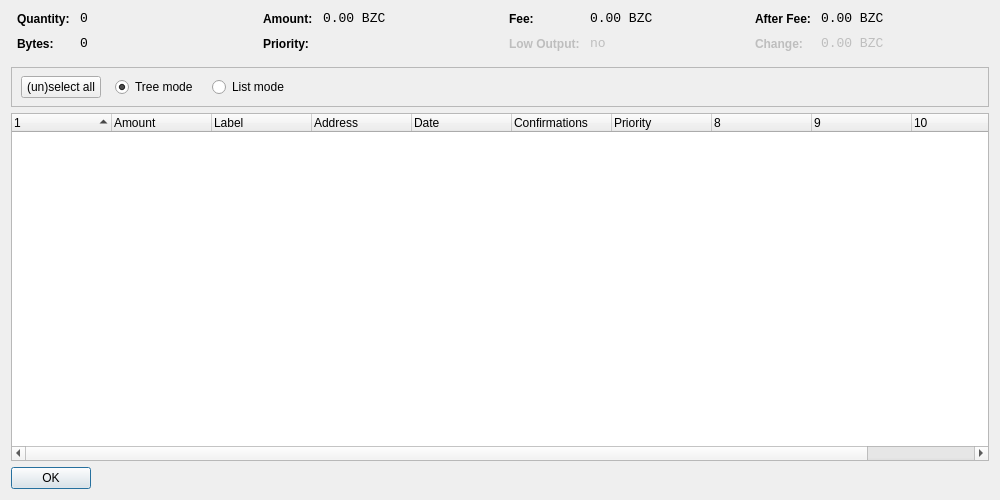
<?xml version="1.0" encoding="UTF-8"?>
<ui version="4.0">
 <class>CoinControlDialog</class>
 <widget class="QDialog" name="CoinControlDialog">
  <property name="geometry">
   <rect>
    <x>0</x>
    <y>0</y>
    <width>1000</width>
    <height>500</height>
   </rect>
  </property>
  <property name="windowTitle">
   <string>Coin Control</string>
  </property>
  <layout class="QVBoxLayout" name="verticalLayout">
   <item>
    <layout class="QHBoxLayout" name="horizontalLayoutTop" stretch="0,0,0,0">
     <property name="topMargin">
      <number>0</number>
     </property>
     <property name="bottomMargin">
      <number>10</number>
     </property>
     <item>
      <layout class="QFormLayout" name="formLayoutCoinControl1">
       <property name="horizontalSpacing">
        <number>10</number>
       </property>
       <property name="verticalSpacing">
        <number>10</number>
       </property>
       <property name="leftMargin">
        <number>6</number>
       </property>
       <property name="rightMargin">
        <number>6</number>
       </property>
       <item row="0" column="0">
        <widget class="QLabel" name="labelCoinControlQuantityText">
         <property name="styleSheet">
          <string notr="true">font-weight:bold;</string>
         </property>
         <property name="text">
          <string>Quantity:</string>
         </property>
        </widget>
       </item>
       <item row="0" column="1">
        <widget class="QLabel" name="labelCoinControlQuantity">
         <property name="font">
          <font>
           <family>Monospace</family>
           <pointsize>10</pointsize>
          </font>
         </property>
         <property name="cursor">
          <cursorShape>IBeamCursor</cursorShape>
         </property>
         <property name="contextMenuPolicy">
          <enum>Qt::ActionsContextMenu</enum>
         </property>
         <property name="text">
          <string>0</string>
         </property>
         <property name="textInteractionFlags">
          <set>Qt::LinksAccessibleByMouse|Qt::TextSelectableByKeyboard|Qt::TextSelectableByMouse</set>
         </property>
        </widget>
       </item>
       <item row="1" column="0">
        <widget class="QLabel" name="labelCoinControlBytesText">
         <property name="styleSheet">
          <string notr="true">font-weight:bold;</string>
         </property>
         <property name="text">
          <string>Bytes:</string>
         </property>
        </widget>
       </item>
       <item row="1" column="1">
        <widget class="QLabel" name="labelCoinControlBytes">
         <property name="font">
          <font>
           <family>Monospace</family>
           <pointsize>10</pointsize>
          </font>
         </property>
         <property name="cursor">
          <cursorShape>IBeamCursor</cursorShape>
         </property>
         <property name="contextMenuPolicy">
          <enum>Qt::ActionsContextMenu</enum>
         </property>
         <property name="text">
          <string>0</string>
         </property>
         <property name="textInteractionFlags">
          <set>Qt::LinksAccessibleByMouse|Qt::TextSelectableByKeyboard|Qt::TextSelectableByMouse</set>
         </property>
        </widget>
       </item>
      </layout>
     </item>
     <item>
      <layout class="QFormLayout" name="formLayoutCoinControl2">
       <property name="horizontalSpacing">
        <number>10</number>
       </property>
       <property name="verticalSpacing">
        <number>10</number>
       </property>
       <property name="leftMargin">
        <number>6</number>
       </property>
       <property name="rightMargin">
        <number>6</number>
       </property>
       <item row="0" column="0">
        <widget class="QLabel" name="labelCoinControlAmountText">
         <property name="styleSheet">
          <string notr="true">font-weight:bold;</string>
         </property>
         <property name="text">
          <string>Amount:</string>
         </property>
        </widget>
       </item>
       <item row="0" column="1">
        <widget class="QLabel" name="labelCoinControlAmount">
         <property name="font">
          <font>
           <family>Monospace</family>
           <pointsize>10</pointsize>
          </font>
         </property>
         <property name="cursor">
          <cursorShape>IBeamCursor</cursorShape>
         </property>
         <property name="contextMenuPolicy">
          <enum>Qt::ActionsContextMenu</enum>
         </property>
         <property name="text">
          <string>0.00 BZC</string>
         </property>
         <property name="textInteractionFlags">
          <set>Qt::LinksAccessibleByMouse|Qt::TextSelectableByKeyboard|Qt::TextSelectableByMouse</set>
         </property>
        </widget>
       </item>
       <item row="1" column="0">
        <widget class="QLabel" name="labelCoinControlPriorityText">
         <property name="styleSheet">
          <string notr="true">font-weight:bold;</string>
         </property>
         <property name="text">
          <string>Priority:</string>
         </property>
        </widget>
       </item>
       <item row="1" column="1">
        <widget class="QLabel" name="labelCoinControlPriority">
         <property name="font">
          <font>
           <family>Monospace</family>
           <pointsize>10</pointsize>
          </font>
         </property>
         <property name="cursor">
          <cursorShape>IBeamCursor</cursorShape>
         </property>
         <property name="contextMenuPolicy">
          <enum>Qt::ActionsContextMenu</enum>
         </property>
         <property name="text">
          <string/>
         </property>
         <property name="textInteractionFlags">
          <set>Qt::LinksAccessibleByMouse|Qt::TextSelectableByKeyboard|Qt::TextSelectableByMouse</set>
         </property>
        </widget>
       </item>
      </layout>
     </item>
     <item>
      <layout class="QFormLayout" name="formLayoutCoinControl3">
       <property name="horizontalSpacing">
        <number>10</number>
       </property>
       <property name="verticalSpacing">
        <number>10</number>
       </property>
       <property name="leftMargin">
        <number>6</number>
       </property>
       <property name="rightMargin">
        <number>6</number>
       </property>
       <item row="0" column="0">
        <widget class="QLabel" name="labelCoinControlFeeText">
         <property name="styleSheet">
          <string notr="true">font-weight:bold;</string>
         </property>
         <property name="text">
          <string>Fee:</string>
         </property>
        </widget>
       </item>
       <item row="0" column="1">
        <widget class="QLabel" name="labelCoinControlFee">
         <property name="font">
          <font>
           <family>Monospace</family>
           <pointsize>10</pointsize>
          </font>
         </property>
         <property name="cursor">
          <cursorShape>IBeamCursor</cursorShape>
         </property>
         <property name="contextMenuPolicy">
          <enum>Qt::ActionsContextMenu</enum>
         </property>
         <property name="text">
          <string>0.00 BZC</string>
         </property>
         <property name="textInteractionFlags">
          <set>Qt::LinksAccessibleByMouse|Qt::TextSelectableByKeyboard|Qt::TextSelectableByMouse</set>
         </property>
        </widget>
       </item>
       <item row="1" column="0">
        <widget class="QLabel" name="labelCoinControlLowOutputText">
         <property name="enabled">
          <bool>false</bool>
         </property>
         <property name="styleSheet">
          <string notr="true">font-weight:bold;</string>
         </property>
         <property name="text">
          <string>Low Output:</string>
         </property>
        </widget>
       </item>
       <item row="1" column="1">
        <widget class="QLabel" name="labelCoinControlLowOutput">
         <property name="enabled">
          <bool>false</bool>
         </property>
         <property name="font">
          <font>
           <family>Monospace</family>
           <pointsize>10</pointsize>
          </font>
         </property>
         <property name="cursor">
          <cursorShape>IBeamCursor</cursorShape>
         </property>
         <property name="contextMenuPolicy">
          <enum>Qt::ActionsContextMenu</enum>
         </property>
         <property name="text">
          <string>no</string>
         </property>
         <property name="textInteractionFlags">
          <set>Qt::LinksAccessibleByMouse|Qt::TextSelectableByKeyboard|Qt::TextSelectableByMouse</set>
         </property>
        </widget>
       </item>
      </layout>
     </item>
     <item>
      <layout class="QFormLayout" name="formLayoutCoinControl4">
       <property name="horizontalSpacing">
        <number>10</number>
       </property>
       <property name="verticalSpacing">
        <number>10</number>
       </property>
       <property name="leftMargin">
        <number>6</number>
       </property>
       <property name="rightMargin">
        <number>6</number>
       </property>
       <item row="0" column="0">
        <widget class="QLabel" name="labelCoinControlAfterFeeText">
         <property name="styleSheet">
          <string notr="true">font-weight:bold;</string>
         </property>
         <property name="text">
          <string>After Fee:</string>
         </property>
        </widget>
       </item>
       <item row="0" column="1">
        <widget class="QLabel" name="labelCoinControlAfterFee">
         <property name="font">
          <font>
           <family>Monospace</family>
           <pointsize>10</pointsize>
          </font>
         </property>
         <property name="cursor">
          <cursorShape>IBeamCursor</cursorShape>
         </property>
         <property name="contextMenuPolicy">
          <enum>Qt::ActionsContextMenu</enum>
         </property>
         <property name="text">
          <string>0.00 BZC</string>
         </property>
         <property name="textInteractionFlags">
          <set>Qt::LinksAccessibleByMouse|Qt::TextSelectableByKeyboard|Qt::TextSelectableByMouse</set>
         </property>
        </widget>
       </item>
       <item row="1" column="0">
        <widget class="QLabel" name="labelCoinControlChangeText">
         <property name="enabled">
          <bool>false</bool>
         </property>
         <property name="styleSheet">
          <string notr="true">font-weight:bold;</string>
         </property>
         <property name="text">
          <string>Change:</string>
         </property>
        </widget>
       </item>
       <item row="1" column="1">
        <widget class="QLabel" name="labelCoinControlChange">
         <property name="enabled">
          <bool>false</bool>
         </property>
         <property name="font">
          <font>
           <family>Monospace</family>
           <pointsize>10</pointsize>
          </font>
         </property>
         <property name="cursor">
          <cursorShape>IBeamCursor</cursorShape>
         </property>
         <property name="contextMenuPolicy">
          <enum>Qt::ActionsContextMenu</enum>
         </property>
         <property name="text">
          <string>0.00 BZC</string>
         </property>
         <property name="textInteractionFlags">
          <set>Qt::LinksAccessibleByMouse|Qt::TextSelectableByKeyboard|Qt::TextSelectableByMouse</set>
         </property>
        </widget>
       </item>
      </layout>
     </item>
    </layout>
   </item>
   <item>
    <widget class="QFrame" name="frame">
     <property name="minimumSize">
      <size>
       <width>0</width>
       <height>40</height>
      </size>
     </property>
     <property name="frameShape">
      <enum>QFrame::StyledPanel</enum>
     </property>
     <property name="frameShadow">
      <enum>QFrame::Sunken</enum>
     </property>
     <widget class="QWidget" name="horizontalLayoutWidget">
      <property name="geometry">
       <rect>
        <x>10</x>
        <y>0</y>
        <width>781</width>
        <height>41</height>
       </rect>
      </property>
      <layout class="QHBoxLayout" name="horizontalLayoutPanel" stretch="0,0,0,0,0">
       <property name="spacing">
        <number>14</number>
       </property>
       <item>
        <widget class="QPushButton" name="pushButtonSelectAll">
         <property name="sizePolicy">
          <sizepolicy hsizetype="Maximum" vsizetype="Fixed">
           <horstretch>0</horstretch>
           <verstretch>0</verstretch>
          </sizepolicy>
         </property>
         <property name="text">
          <string>(un)select all</string>
         </property>
        </widget>
       </item>
       <item>
        <widget class="QRadioButton" name="radioTreeMode">
         <property name="sizePolicy">
          <sizepolicy hsizetype="Maximum" vsizetype="Fixed">
           <horstretch>0</horstretch>
           <verstretch>0</verstretch>
          </sizepolicy>
         </property>
         <property name="text">
          <string>Tree mode</string>
         </property>
         <property name="checked">
          <bool>true</bool>
         </property>
        </widget>
       </item>
       <item>
        <widget class="QRadioButton" name="radioListMode">
         <property name="sizePolicy">
          <sizepolicy hsizetype="Maximum" vsizetype="Fixed">
           <horstretch>0</horstretch>
           <verstretch>0</verstretch>
          </sizepolicy>
         </property>
         <property name="text">
          <string>List mode</string>
         </property>
        </widget>
       </item>
       <item>
        <spacer name="horizontalSpacer">
         <property name="orientation">
          <enum>Qt::Horizontal</enum>
         </property>
         <property name="sizeHint" stdset="0">
          <size>
           <width>40</width>
           <height>20</height>
          </size>
         </property>
        </spacer>
       </item>
      </layout>
     </widget>
    </widget>
   </item>
   <item>
    <widget class="CoinControlTreeWidget" name="treeWidget">
     <property name="contextMenuPolicy">
      <enum>Qt::CustomContextMenu</enum>
     </property>
     <property name="sortingEnabled">
      <bool>false</bool>
     </property>
     <property name="columnCount">
      <number>11</number>
     </property>
     <attribute name="headerShowSortIndicator" stdset="0">
      <bool>true</bool>
     </attribute>
     <attribute name="headerStretchLastSection">
      <bool>false</bool>
     </attribute>
     <column>
      <property name="text">
       <string/>
      </property>
     </column>
     <column>
      <property name="text">
       <string>Amount</string>
      </property>
     </column>
     <column>
      <property name="text">
       <string>Label</string>
      </property>
     </column>
     <column>
      <property name="text">
       <string>Address</string>
      </property>
     </column>
     <column>
      <property name="text">
       <string>Date</string>
      </property>
     </column>
     <column>
      <property name="text">
       <string>Confirmations</string>
      </property>
      <property name="toolTip">
       <string>Confirmed</string>
      </property>
     </column>
     <column>
      <property name="text">
       <string>Priority</string>
      </property>
     </column>
     <column>
      <property name="text">
       <string/>
      </property>
     </column>
     <column>
      <property name="text">
       <string/>
      </property>
     </column>
     <column>
      <property name="text">
       <string/>
      </property>
     </column>
     <column>
      <property name="text">
       <string/>
      </property>
     </column>
    </widget>
   </item>
   <item>
    <widget class="QDialogButtonBox" name="buttonBox">
     <property name="sizePolicy">
      <sizepolicy hsizetype="Maximum" vsizetype="Fixed">
       <horstretch>0</horstretch>
       <verstretch>0</verstretch>
      </sizepolicy>
     </property>
     <property name="orientation">
      <enum>Qt::Horizontal</enum>
     </property>
     <property name="standardButtons">
      <set>QDialogButtonBox::Ok</set>
     </property>
    </widget>
   </item>
  </layout>
 </widget>
 <customwidgets>
  <customwidget>
   <class>CoinControlTreeWidget</class>
   <extends>QTreeWidget</extends>
   <header>coincontroltreewidget.h</header>
  </customwidget>
 </customwidgets>
 <resources/>
 <connections/>
</ui>
